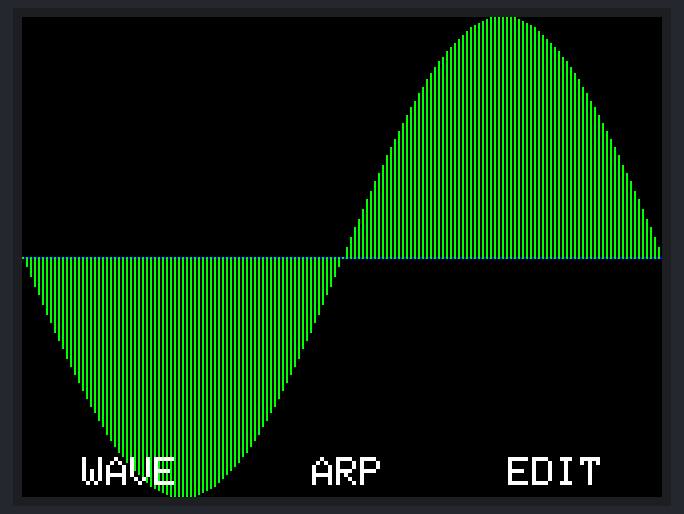
The sketch below on a simulated ESP32. On the bench: 320×240 colour display. I2S audio is not simulated (input reads silence); random numbers use the default seed unless the sketch sets one.

Above: at 0.4 s.

The sketch:

m5oscillator.ino
```cpp
#include <M5Core2.h>
#include <driver/i2s.h>

#define CONFIG_I2S_BCK_PIN 12
#define CONFIG_I2S_LRCK_PIN 0
#define CONFIG_I2S_DATA_PIN 2
#define CONFIG_I2S_DATA_IN_PIN 34
#define Speak_I2S_NUMBER I2S_NUM_0
#define MODE_MIC 0
#define MODE_SPK 1

#define DATA_SIZE 32
#define SAMPLING_RATE 44100
#define TEMPLATE_SIZE 320

double soundbank[6][TEMPLATE_SIZE]={{0.0}};

//arp pattern
double pattern[7][16] = {
  {1,1,1,1,1,1,1,1,1,1,1,1,1,1,1,1},
  {0,0,0,0,0,0,0,0,0.80,0.92,0.93,0.974,1,1,1,1},
  {1,1,1,1,0,0,0,0,1,1,1,1,0,0,0,0},
  {1,1,0,0,1,1,0,0,1,1,0,0,1,1,0,0},
  {1,1,0,0,0.9,0.5,0,0,0.80,0.92,0.93,0.974,1,1,0,0},
  {1,1,1,0,0,0,0,0,0,0,0.90,0.90,0,0,0,0},
  {1,0,1,0,1,0,1,0,1,0,1,0,1,0,1,0}
  };

double hz[37];

int arp = 0;
double *wave1;
double *wave2;
int wavetype = 0;
int wave1type = 1;
int wave2type = 0;
double phase1 = 0.0;
double phase2 = 0.0;
double beat = 0.0;
double freq = 1;
double detune = 1.015;
double velocity = 0.0;
double attack = 0.0;
double Ga = 1.0;
double decay = 1.0;
double Gd = 1.0;

double pfreq = -1.0;
double pgate = 0.0;

bool touch = false;
unsigned char sdata[DATA_SIZE];
int edit = 0;
double gain = 0.25;
double noiserate = 0.2;

#define delaytime 0.1
#define BPM 4.0*128.0/120.0
#define DELAY_SIZE ((int)(delaytime*BPM*SAMPLING_RATE/2.0))
double delaywave[DELAY_SIZE]={0.0};
int delayphase = 0;
double delayrate = 0.32;

double px=-1.0,py=-1.0;
double nx=-1.0,ny=-1.0;

void SetSoundBank(void)
{
  int i;

  //tone
  for(i=0;i<37;++i)
  {
    hz[i] = (double)440*pow(2,i/12.0);
  }

  //sound bank
  for(i=0;i<TEMPLATE_SIZE;++i)
  {
    //sine wave
    soundbank[1][i] = sin(2.0*PI*(double)i/(double)TEMPLATE_SIZE);

    //saw wave
    soundbank[2][i] = 1.0-2.0*(double)i/(double)TEMPLATE_SIZE;

    //square wave
    if(i<TEMPLATE_SIZE/2)
      soundbank[3][i] = 1.0;
    else
      soundbank[3][i] = -1.0;

    //user wave
    soundbank[4][i] = -sin(4.0*PI*(double)i/(double)TEMPLATE_SIZE);

    //white noise
    soundbank[5][i] = -1.0+(double)random(1024)/1024.0*2.0;
  }
}

bool InitI2SSpeakOrMic(int mode)
{
    esp_err_t err = ESP_OK;

    i2s_driver_uninstall(Speak_I2S_NUMBER);
    i2s_config_t i2s_config = {
        .mode = (i2s_mode_t)(I2S_MODE_MASTER),
        .sample_rate = 44100,
        .bits_per_sample = I2S_BITS_PER_SAMPLE_16BIT, // is fixed at 12bit, stereo, MSB
        .channel_format = I2S_CHANNEL_FMT_ONLY_RIGHT,
        .communication_format = I2S_COMM_FORMAT_I2S,
        .intr_alloc_flags = ESP_INTR_FLAG_LEVEL1,
        .dma_buf_count = 2,
        .dma_buf_len = 128,
    };
    if (mode == MODE_MIC) {
        i2s_config.mode = (i2s_mode_t)(I2S_MODE_MASTER | I2S_MODE_RX | I2S_MODE_PDM);
    }
    else {
        i2s_config.mode = (i2s_mode_t)(I2S_MODE_MASTER | I2S_MODE_TX);
        i2s_config.use_apll = false;
        i2s_config.tx_desc_auto_clear = true;
    }
    err += i2s_driver_install(Speak_I2S_NUMBER, &i2s_config, 0, NULL);
    i2s_pin_config_t tx_pin_config;

    tx_pin_config.bck_io_num = CONFIG_I2S_BCK_PIN;
    tx_pin_config.ws_io_num = CONFIG_I2S_LRCK_PIN;
    tx_pin_config.data_out_num = CONFIG_I2S_DATA_PIN;
    tx_pin_config.data_in_num = CONFIG_I2S_DATA_IN_PIN;
    err += i2s_set_pin(Speak_I2S_NUMBER, &tx_pin_config);
    err += i2s_set_clk(Speak_I2S_NUMBER, 44100, I2S_BITS_PER_SAMPLE_16BIT, I2S_CHANNEL_MONO);

    return true;
}

void InitDisplay(void)
{
  M5.Lcd.fillScreen(BLACK);
  M5.Lcd.setTextSize(2);
}

void InitSpeak(void)
{
  M5.Axp.SetSpkEnable(true);
  InitI2SSpeakOrMic(MODE_SPK);
}

void SetWave(void)
{
  wave1type = wavetype%5+1;
  wave2type = wavetype/5;
  wave1 = soundbank[wave1type];
  wave2 = soundbank[wave2type];
}

void DrawWave(void)
{
  M5.Lcd.fillScreen(BLACK);
  int i;
  for(i=1;i<320;i+=2) {
    int h = (int)(120*wave1[i-1]+120);
    M5.Lcd.drawLine(i-1, 120, i-1, h,TFT_GREEN);
    h = (int)(120*wave2[i]+120);
    M5.Lcd.drawLine(i, 120, i, h,TFT_BLUE);
  }

  if(arp>0) {
    for(i=1;i<320;++i) {
      int pdx = (int)(((double)(i-1)/(double)320.0)*16.0);
      int ndx = (int)(((double)i/(double)320.0)*16.0);
      M5.Lcd.drawLine(i-1, 120+50-100*pattern[arp][pdx], i, 120+50-100*pattern[arp][ndx],WHITE);
    }
  }
  M5.Lcd.setTextColor(WHITE);
  M5.Lcd.setCursor(30,220);
  M5.Lcd.printf("WAVE");
  M5.Lcd.setCursor(107+38,220);
  M5.Lcd.printf("ARP");
  M5.Lcd.setCursor(213+30,220);
  M5.Lcd.printf("EDIT");
}

void DrawUserWave(void)
{
  M5.Lcd.fillScreen(BLACK);
  int i;
  for(i=0;i<320;i++)
  {
    int h = (int)(120*soundbank[4][i]+120);
    M5.Lcd.drawLine(i, 120, i, h,TFT_YELLOW);
  }
}

void EditUserWave(void)
{
  int i;
  if(px<nx){
    for(i=0;i<=(nx-px);i++){
      double y = (double)i*(double)(ny-py)/(double)(nx-px)+py;
      soundbank[4][(int)px+i] = (y - 120.0)/120.0;
      M5.Lcd.drawFastVLine((int)px+i,0,240,BLACK);
      M5.Lcd.drawLine((int)px+i, 120, (int)px+i, (int)y,TFT_YELLOW);
    }
  }
  else if(nx<px){
    for(i=0;i<=(px-nx);i++){
      double y = (double)i*(double)(py-ny)/(double)(px-nx)+ny;
      soundbank[4][(int)nx+i] = (y - 120.0)/120.0;
      M5.Lcd.drawFastVLine((int)nx+i,0,240,BLACK);
      M5.Lcd.drawLine((int)nx+i, 120, (int)nx+i, (int)y,TFT_YELLOW);
    }
  }
  else{
    soundbank[4][(int)nx] = ((double)ny - 120.0)/120.0;
    M5.Lcd.drawFastVLine(nx,0,240,BLACK);
    M5.Lcd.drawLine(nx, 120, nx, ny,TFT_YELLOW);
  }
  px = nx;
  py = ny;
}

void Synthesize(void)
{
  int i;
  int loop = DATA_SIZE/4;

  for(i=0;i<loop;++i)
  {
    double s1;
    double s2;
    double gate = 1.0;

    if(wave1type==5)
      s1 = noiserate*wave1[random(TEMPLATE_SIZE)];
    else
      s1 = wave1[(int)(phase1*(double)TEMPLATE_SIZE)];
    if(wave2type==5)
      s2 = noiserate*wave2[random(TEMPLATE_SIZE)];
    else
      s2 = wave2[(int)(phase2*(double)TEMPLATE_SIZE)];

    gate = pattern[arp][(int)(beat*16)];

    if(pgate==0 && gate>0.0 && touch)
      decay = 1.0;
    pgate = gate;

    //attack = max(attack-Ga/(double)SAMPLING_RATE*2000,0.0);
    decay = max(decay-Gd/(double)SAMPLING_RATE*50,0.0);

    double sig = (gate*velocity*127.0*(s1+s2)*decay*(1.0-attack));
    delaywave[delayphase] = delayrate*delaywave[delayphase]+sig;
    int isig = delaywave[delayphase];
    delayphase = (delayphase+1)%DELAY_SIZE;

    sdata[i*4+0] = (unsigned char)((isig<<8)&0xFF);
    sdata[i*4+1] = (unsigned char)((isig<<0)&0xFF);
    sdata[i*4+2] = (unsigned char)((isig<<8)&0xFF);
    sdata[i*4+3] = (unsigned char)((isig<<0)&0xFF);

    phase1 += (double)freq/(double)SAMPLING_RATE;
    phase2 += (double)freq*detune/(double)SAMPLING_RATE;
    beat += BPM/SAMPLING_RATE;

    if(phase1 >= 1.0)
      phase1 -= 1.0;
    if(phase2 >= 1.0)
      phase2 -= 1.0;
    if(beat >= 1.0)
      beat -= 1.0;
  }
}

void Tone(void)
{
  size_t bytes_written = 0;
  i2s_write(Speak_I2S_NUMBER, sdata, DATA_SIZE, &bytes_written, portMAX_DELAY);
}

void setup() {
  M5.begin(true, true, true, true);
  InitDisplay();
  InitSpeak();
  SetSoundBank();
  SetWave();
  DrawWave();
}

void loop() {
  TouchPoint_t pos= M5.Touch.getPressPoint();
  if(edit<1){
    if(pos.x >=0 && pos.y >=0 && pos.y <=240)
    {
      int tnum = ((int)(pos.x/9)+1);
//      major penta-tonic code
//      if(tnum%12==1 || tnum%12==3 || tnum%12==5 || tnum%12==10)
//        tnum -= 1;
//      else if(tnum%12==6 || tnum%12==8 || tnum%12==11)
//        tnum += 1;

      //minor penta-tonic code
      if(tnum%12==1 || tnum%12==8)
        tnum -= 1;
      if(tnum%12==2 || tnum%12== 4 || tnum%12== 6 || tnum%12== 9 || tnum%12== 11)
        tnum += 1;

      velocity = min(((double)pos.y)/140.0,1.0)*gain;
      Gd = max(((double)pos.y-140)/140.0,0.0);

      freq = hz[tnum];//(double)440*pow(2,tnum/12.0);

      if(freq != pfreq || !touch)
      {
        touch = true;
        decay = 1.0;
        attack = 0.0;
        pfreq = freq;
      }

      Synthesize();
      Tone();
    }
    else if(pos.x >=0 && pos.y>240)
    {
      if(pos.x < 109) {
        if(!touch)
        {
          wavetype = (wavetype+1)%25;
          SetWave();
          DrawWave();
        }
        touch = true;
      } else if (pos.x > 218) {
        if(!touch)
        {
          edit = 1;
          DrawUserWave();
        }
        touch = true;

      } else if (pos.x >= 109 && pos.x <= 218) {
        if(!touch)
        {
          arp = (arp+1)%7;
          touch = true;
          DrawWave();
        }
      }
    }
    else
    {
      touch = false;
      Gd = 1.0;
      Synthesize();
      Tone();
    }
  }
  else
  {
    M5.Lcd.setCursor(107+30,220);
    M5.Lcd.printf("BACK");
    if(pos.x >=0 && pos.y >=0 && pos.y <=240)
    {
      if(!touch)
      {
        px = pos.x;
        py = pos.y;
        touch = true;
      }

      nx = pos.x;
      ny = pos.y;
      EditUserWave();
    }
    else if(pos.x>=0 && pos.y>240)
    {
      if(!touch)
      {
        edit = 0;
        wavetype = 3;
        SetWave();
        DrawWave();
      }
      touch = true;
    }
    else
    {
      touch = false;
    }
  }
}
```
